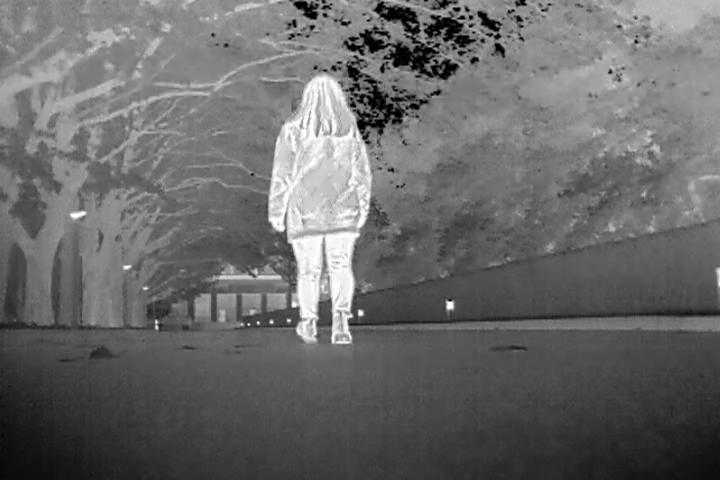
%> input picture data/Pedestrian_test.jpg, 720 x 480 px
$ octave --eval "result = signatureSal('../data/Pedestrian_test.jpg');"   (GNU Octave 9; MATLAB toolbox functions it lacks are replaced by stand-ins)
%> lines starting %> are read from the running program, lines starting %| are printed output that depends on the picture
### Saliency/sigsaliency/mynorm.m
function map = mynorm(map,param)

if ( param.subtractMin )
  map = mat2gray(map);
else
  map = map / max(map(:));
end

### Saliency/sigsaliency/default_signature_param.m
function param = default_signature_param()

%
% most important parameter. determines channels to use
% there are 3 options: LAB, DKL, RGB
%
param.colorChannels = 'LAB';

%
% signature output must be blurred
% (expressed as fraction of image width)
%
param.blurSigma =.05;% .045;

%
% size of the underlying saliency map
%
param.mapWidth = 64;

%
% resize saliency map to image input
% note: can be slow; turn off for faster performance.
%
param.resizeToInput = 1;

%
% for normalization
%
param.subtractMin = 1;

### Saliency/signatureSal.m
function outMap = signatureSal(img, param)
%> called with img = '../data/Pedestrian_test.jpg'

%
%  inputs:
%     img    : either matrix of intensities or filename
%     param  : optional parameters, should have fields as set in default_signature_param
%
%  output
%     outMap : a saliency map for the image
%
%
%  This algorithm is described in the following paper:
%  "Image Signature: Highlighting sparse salient regions", by Xiaodi Hou, Jonathan Harel, and Christof Koch.
%  IEEE Transactions on Pattern Analysis and Machine Intelligence, 2011.
%
%  Coding by Xiaodi Hou and Jonathan Harel, 2011
%
%  License: Code may be copied & used for any purposes as long as the use is acknowledged and cited.
%

% read in file if img is filename
if ( strcmp(class(img),'char') == 1 ) img = imread(img); end
%> in signatureSal, img is the input picture: size 480x720x3 uint8; min 0, max 255, mean 104.7

% convert to double if image is uint8
if ( strcmp(class(img),'uint8') == 1 ) img = double(img)/255; end

if ( ~exist( 'param' , 'var' ) )
  param = default_signature_param;
end

img = imresize(img, param.mapWidth/size(img, 2));
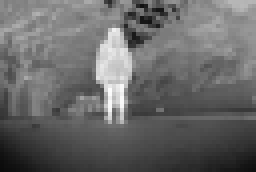
%> img: size 43x64x3 double (shown 4 times larger); min 0.0463, max 0.994, mean 0.411

numChannels = size( img , 3  );
%> numChannels = 3

if ( numChannels == 3 )

  if ( isequal( lower(param.colorChannels) , 'lab' ) )

    labT = makecform('srgb2lab');
    tImg = applycform(img, labT);
%> tImg: size 43x64x3 double; mean of channels 1, 2, 3 43.7, 0, 0

  elseif ( isequal( lower(param.colorChannels) , 'rgb' ) )

    tImg = img;

  elseif ( isequal( lower(param.colorChannels) , 'dkl' ) )

    tImg = rgb2dkl( img );

  end

else

  tImg = img;

end

cSalMap = zeros(size(img));


for i = 1:numChannels
  cSalMap(:,:,i) = idct2(sign(dct2(tImg(:,:,i)))).^2;
end
%> cSalMap: size 43x64x3 double; mean of channels 1, 2, 3 1, 1, 1

outMap = mean(cSalMap, 3);
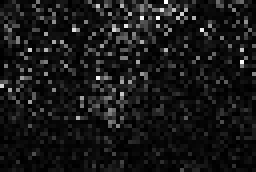
%> outMap: size 43x64 double (shown 4 times larger); min 0.00228, max 10.67, mean 1; drawn with min black and max white

if ( param.blurSigma > 0 )
  kSize = size(outMap,2) * param.blurSigma;
%> kSize = 3.2
  outMap = imfilter(outMap, fspecial('gaussian', round([kSize, kSize]*4), kSize));
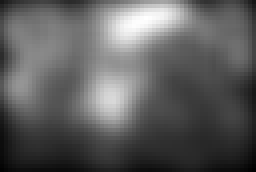
%> outMap: size 43x64 double (shown 4 times larger); min 0.127, max 2.26, mean 0.916; drawn with min black and max white
end

if ( param.resizeToInput )
  outMap = imresize( outMap , [ size(img,1) size(img,2) ] );
end

outMap = mynorm( outMap , param );
